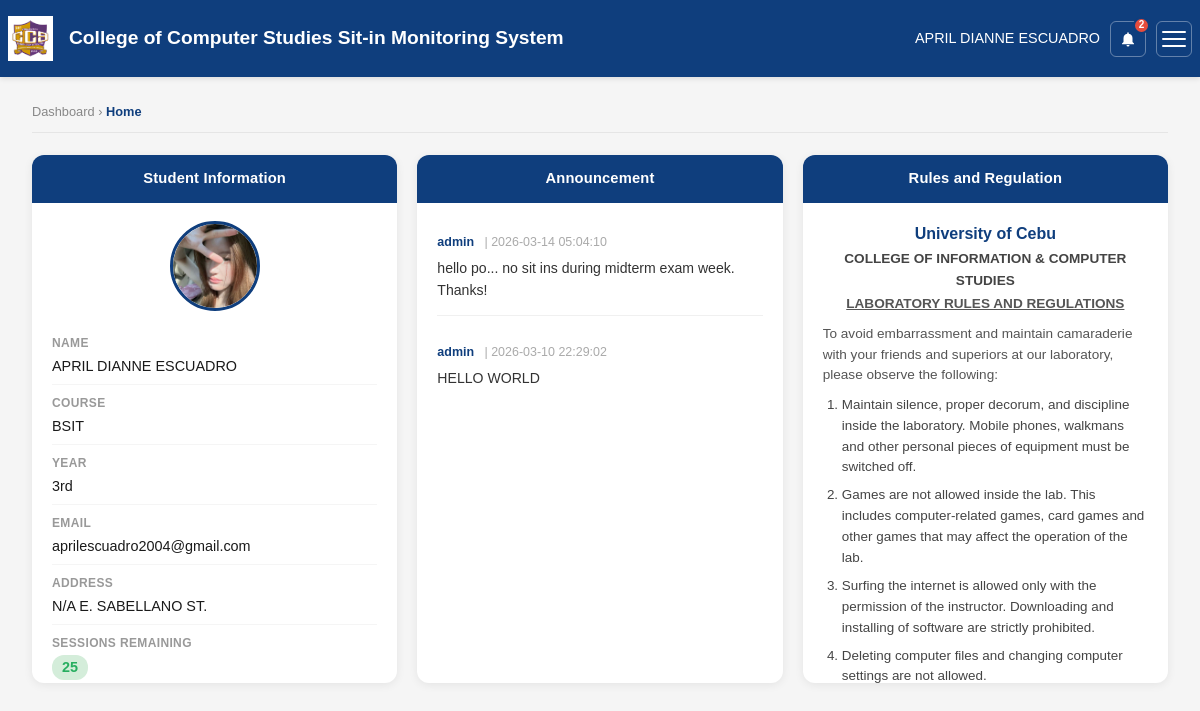
Page /dashboard (signed in) on the committed database.
### tables this page shows
CREATE TABLE students (
            id          INTEGER PRIMARY KEY AUTOINCREMENT,
            idNumber    TEXT UNIQUE NOT NULL,
            firstName   TEXT NOT NULL,
            lastName    TEXT NOT NULL,
            middleName  TEXT,
            courseLevel TEXT,
            password    TEXT NOT NULL,
            email       TEXT NOT NULL,
            course      TEXT,
            address     TEXT,
            sitin_count INTEGER DEFAULT 30,
            created_at  DATETIME DEFAULT CURRENT_TIMESTAMP
        , number_of_sitins INTEGER DEFAULT 0, photo_url TEXT);

CREATE TABLE announcements (
            id          INTEGER PRIMARY KEY AUTOINCREMENT,
            title       TEXT NOT NULL,
            content     TEXT NOT NULL,
            posted_by   TEXT NOT NULL,
            created_at  DATETIME DEFAULT CURRENT_TIMESTAMP
        );

### app.py (the view)
@app.route('/dashboard')
def dashboard():
    if not session.get('student_id'):
        return redirect('/login')
    student = get_student_by_id(session['student_id'])
    if not student:
        session.clear()
        return redirect('/login')
    sessions      = get_student_sessions(session['student_id'])
    announcements = get_all_announcements()
    return render_template('student_dashboard.html',
        student=student,
        sessions=sessions,
        announcements=announcements
    )

### dbhelper.py (called while the page is built)
def get_db():
    conn = sqlite3.connect(DATABASE)
    conn.row_factory = sqlite3.Row
    return conn

def get_student_by_id(id_number):
    conn = get_db()
    student = conn.execute(
        "SELECT * FROM students WHERE idNumber = ?", (id_number,)
    ).fetchone()
    conn.close()
    return student

def get_student_sessions(id_number):
    conn = get_db()
    sessions = conn.execute("""
        SELECT * FROM sitin_sessions
        WHERE idNumber = ?
        ORDER BY time_in DESC
    """, (id_number,)).fetchall()
    conn.close()
    return sessions

def get_all_announcements():
    conn = get_db()
    announcements = conn.execute(
        "SELECT * FROM announcements ORDER BY created_at DESC"
    ).fetchall()
    conn.close()
    return announcements

### templates/student_dashboard.html (shortened to what this page needs)
<!DOCTYPE html>
<html lang="en">
<head>
    <link rel="stylesheet" href="{{ url_for('static', filename='style.css') }}">
</head>
<body>
    <nav class="navbar">
        <div class="nav-content">
            <div class="logo-section">
                <img src="{{ url_for('static', filename='images/ucmainccslogo.jpg') }}" alt="CCS Logo" class="navbar-logo">
                <span class="site-title">College of Computer Studies Sit-in Monitoring System</span>
            </div>
            <div class="header-actions">
                <span class="student-name-label">
                    {{ student.firstName }}{% if student.middleName %} {{ student.middleName }}{% endif %} {{ student.lastName }}
                </span>
                <button class="notif-btn" id="notifBtn" onclick="toggleNotif()" aria-label="Notifications">
                    <svg viewBox="0 0 24 24"><path d="M12 22a2 2 0 0 0 2-2h-4a2 2 0 0 0 2 2zm6-6V11a6 6 0 0 0-5-5.91V4a1 1 0 0 0-2 0v1.09A6 6 0 0 0 6 11v5l-2 2v1h16v-1l-2-2z"/></svg>
                    <span class="notif-badge" id="notifBadge">{{ announcements|length if announcements else 0 }}</span>
                </button>
                <button class="hamburger-btn" id="hamburgerBtn" onclick="toggleHam()" aria-label="Open menu">
                    <span class="bar"></span><span class="bar"></span><span class="bar"></span>
                </button>
            </div>
        </div>
    </nav>
    <div class="admin-wrapper">
        <main class="admin-main">
            <p class="page-breadcrumb">Dashboard &rsaquo; <span id="activeLabel">Home</span></p>
            <div id="section-home" class="page-section active">
                <div class="student-panel-grid">
                    <div class="student-info-panel">
                        <div class="panel-tab-header">Student Information</div>
                        <div class="panel-body">
                            <div class="student-avatar-wrap">
                                <img src="{{ student.photo_url if student.photo_url else url_for('static', filename='images/ucmainccslogo.jpg') }}"
                                     alt="Profile" class="student-avatar-img" id="dashAvatar">
                            </div>
                            <div class="student-info-list">
                                <div class="info-row">
                                    <span class="info-label">Name</span>
                                    <span class="info-value" id="dashNameDisplay">
                                        {{ student.firstName }}{% if student.middleName %} {{ student.middleName }}{% endif %} {{ student.lastName }}
                                    </span>
                                </div>
                                <div class="info-row"><span class="info-label">Course</span><span class="info-value" id="dashCourseDisplay">{{ student.course }}</span></div>
                                <div class="info-row">
                                    <span class="info-label">Year</span>
                                    <span class="info-value">{{ student.courseLevel }}{% if student.courseLevel == '1' %}st{% elif student.courseLevel == '2' %}nd{% elif student.courseLevel == '3' %}rd{% else %}th{% endif %}</span>
                                </div>
                                <div class="info-row"><span class="info-label">Email</span><span class="info-value" id="dashEmailDisplay">{{ student.email }}</span></div>
                                <div class="info-row"><span class="info-label">Address</span><span class="info-value" id="dashAddressDisplay">{{ student.address }}</span></div>
                                <div class="info-row">
                                    <span class="info-label">Sessions Remaining</span>
                                    <span class="info-value session-count-val {% if student.sitin_count <= 5 %}session-low{% elif student.sitin_count <= 10 %}session-mid{% else %}session-ok{% endif %}">
                                        {{ student.sitin_count }}
                                    </span>
                                </div>
                            </div>
                        </div>
                    </div>
                    <div class="panel-card">
                        <div class="panel-card-header">Announcement</div>
                        <div class="panel-card-body">
                            {% for a in announcements %}
                            <div class="announcement-card">
                                <div class="ann-meta"><span class="ann-author">{{ a.posted_by }}</span><span class="ann-date">| {{ a.created_at }}</span></div>
                                <p class="ann-body">{{ a.content }}</p>
                            </div>
                            {% else %}
                            <p class="no-data">No announcements at this time.</p>
                            {% endfor %}
                        </div>
                    </div>
                    <div class="panel-card">
                        <div class="panel-card-header">Rules and Regulation</div>
                        <div class="panel-card-body">
                            <h3 class="rules-header">University of Cebu</h3>
                            <h4 class="rules-subheader">COLLEGE OF INFORMATION &amp; COMPUTER STUDIES</h4>
                            <h4 class="rules-title">LABORATORY RULES AND REGULATIONS</h4>
                            <p class="rules-intro">To avoid embarrassment and maintain camaraderie with your friends and superiors at our laboratory, please observe the following:</p>
                            <ol class="rules-list">
                                <li>Maintain silence, proper decorum, and discipline inside the laboratory. Mobile phones, walkmans and other personal pieces of equipment must be switched off.</li>
                                <li>Games are not allowed inside the lab. This includes computer-related games, card games and other games that may affect the operation of the lab.</li>
                                <li>Surfing the internet is allowed only with the permission of the instructor. Downloading and installing of software are strictly prohibited.</li>
                                <li>Deleting computer files and changing computer settings are not allowed.</li>
                            </ol>
                        </div>
                    </div>
                </div>
            </div>
        </main>
    </div>
</body>
</html>

### static/style.css (style rules this page uses)
* { margin: 0; padding: 0; box-sizing: border-box; }
body { font-family: Arial, sans-serif; line-height: 1.6; color: #333; background-color: #f5f5f5; padding-top: 70px; }
.navbar { background-color: #0F3E7D; padding: 1rem 0; box-shadow: 0 2px 5px rgba(0,0,0,0.1); position: fixed; top: 0; left: 0; width: 100%; z-index: 1000; }
.nav-content { max-width: 1200px; margin: 0 auto; padding: 0 0.5rem; display: flex; justify-content: space-between; align-items: center; }
.logo-section { display: flex; align-items: center; gap: 1rem; }
.navbar-logo { height: 45px; width: auto; }
.site-title { color: white; font-size: 1.2rem; font-weight: bold; }
.admin-wrapper { display: flex; min-height: calc(100vh - 70px); align-items: flex-start; }
.admin-main { flex: 1; padding: 2rem; background-color: #f5f5f5; overflow-x: hidden; }
.student-panel-grid { display: grid; grid-template-columns: 280px 1fr; gap: 1.5rem; margin-bottom: 2rem; }
.student-info-panel, .student-tabs-panel { background: white; border-radius: 8px; box-shadow: 0 2px 8px rgba(0,0,0,0.08); overflow: hidden; }
.panel-tab-header { background: #0F3E7D; color: white; font-weight: bold; font-size: 0.92rem; padding: 0.65rem 1rem; text-align: center; }
.panel-body { padding: 1rem; }
.student-avatar-wrap { text-align: center; margin-bottom: 1rem; }
.student-avatar-img { width: 80px; height: 80px; border-radius: 50%; object-fit: cover; border: 3px solid #0F3E7D; }
.student-info-list { display: flex; flex-direction: column; gap: 0.5rem; }
.info-row { display: flex; align-items: flex-start; gap: 0.5rem; font-size: 0.88rem; padding-bottom: 0.4rem; border-bottom: 1px solid #f5f5f5; }
.info-row:last-child { border-bottom: none; }
.info-label { color: #555; font-weight: bold; flex-shrink: 0; min-width: 65px; }
.info-value { color: #333; word-break: break-word; }
.session-count-val { font-weight: bold; font-size: 1rem; padding: 1px 10px; border-radius: 12px; }
.session-ok { background: #d4edda; color: #1e7e34; }
.announcement-card { padding: 0.8rem 0; border-bottom: 1px solid #f0f0f0; }
.announcement-card:last-child { border-bottom: none; }
.ann-meta { font-size: 0.8rem; color: #0F3E7D; font-weight: bold; margin-bottom: 0.3rem; }
.ann-author { margin-right: 4px; }
.ann-date { color: #888; font-weight: normal; }
.ann-body { font-size: 0.88rem; color: #444; line-height: 1.6; }
.rules-header { font-size: 1rem; color: #0F3E7D; text-align: center; font-weight: bold; margin-bottom: 2px; }
.rules-subheader { font-size: 0.85rem; color: #0F3E7D; text-align: center; margin-bottom: 8px; }
.rules-title { font-size: 0.88rem; color: #333; text-align: center; font-weight: bold; margin-bottom: 8px; text-decoration: underline; }
.rules-intro { color: #555; font-size: 0.83rem; margin-bottom: 10px; line-height: 1.6; }
.rules-list { padding-left: 1.2rem; color: #444; line-height: 1.7; font-size: 0.83rem; }
.rules-list li { margin-bottom: 0.5rem; }

### rows in the picture
students: firstName "APRIL DIANNE", lastName "ESCUADRO", photo_url (picture), course "BSIT", courseLevel "3", email "aprilescuadro2004@gmail.com", address "N/A E. SABELLANO ST.", sitin_count "25"
announcements: posted_by "admin", created_at "2026-03-14 05:04:10", content "hello po... no sit ins during midterm exam week. Thanks!"
announcements: posted_by "admin", created_at "2026-03-10 22:29:02", content "HELLO WORLD"

### other values in the picture
{{ announcements|length if announcements else 0 }} "2"
